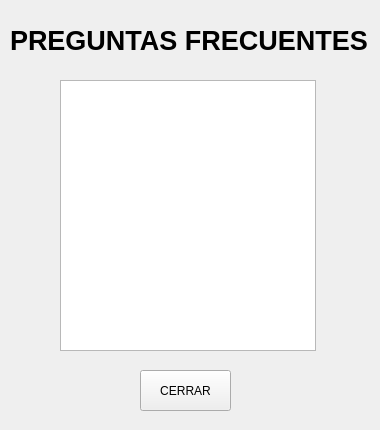
<?xml version="1.0" encoding="UTF-8"?>
<ui version="4.0">
 <class>Intpreguntas</class>
 <widget class="QWidget" name="Intpreguntas">
  <property name="geometry">
   <rect>
    <x>0</x>
    <y>0</y>
    <width>380</width>
    <height>430</height>
   </rect>
  </property>
  <property name="windowTitle">
   <string>Form</string>
  </property>
  <widget class="QListWidget" name="listWidget">
   <property name="geometry">
    <rect>
     <x>60</x>
     <y>80</y>
     <width>256</width>
     <height>271</height>
    </rect>
   </property>
  </widget>
  <widget class="QPushButton" name="pushButton">
   <property name="geometry">
    <rect>
     <x>140</x>
     <y>370</y>
     <width>91</width>
     <height>41</height>
    </rect>
   </property>
   <property name="text">
    <string>CERRAR</string>
   </property>
  </widget>
  <widget class="QLabel" name="label_6">
   <property name="geometry">
    <rect>
     <x>10</x>
     <y>20</y>
     <width>361</width>
     <height>41</height>
    </rect>
   </property>
   <property name="font">
    <font>
     <pointsize>20</pointsize>
     <weight>75</weight>
     <italic>false</italic>
     <bold>true</bold>
     <kerning>true</kerning>
    </font>
   </property>
   <property name="text">
    <string>PREGUNTAS FRECUENTES</string>
   </property>
  </widget>
 </widget>
 <resources/>
 <connections/>
</ui>
